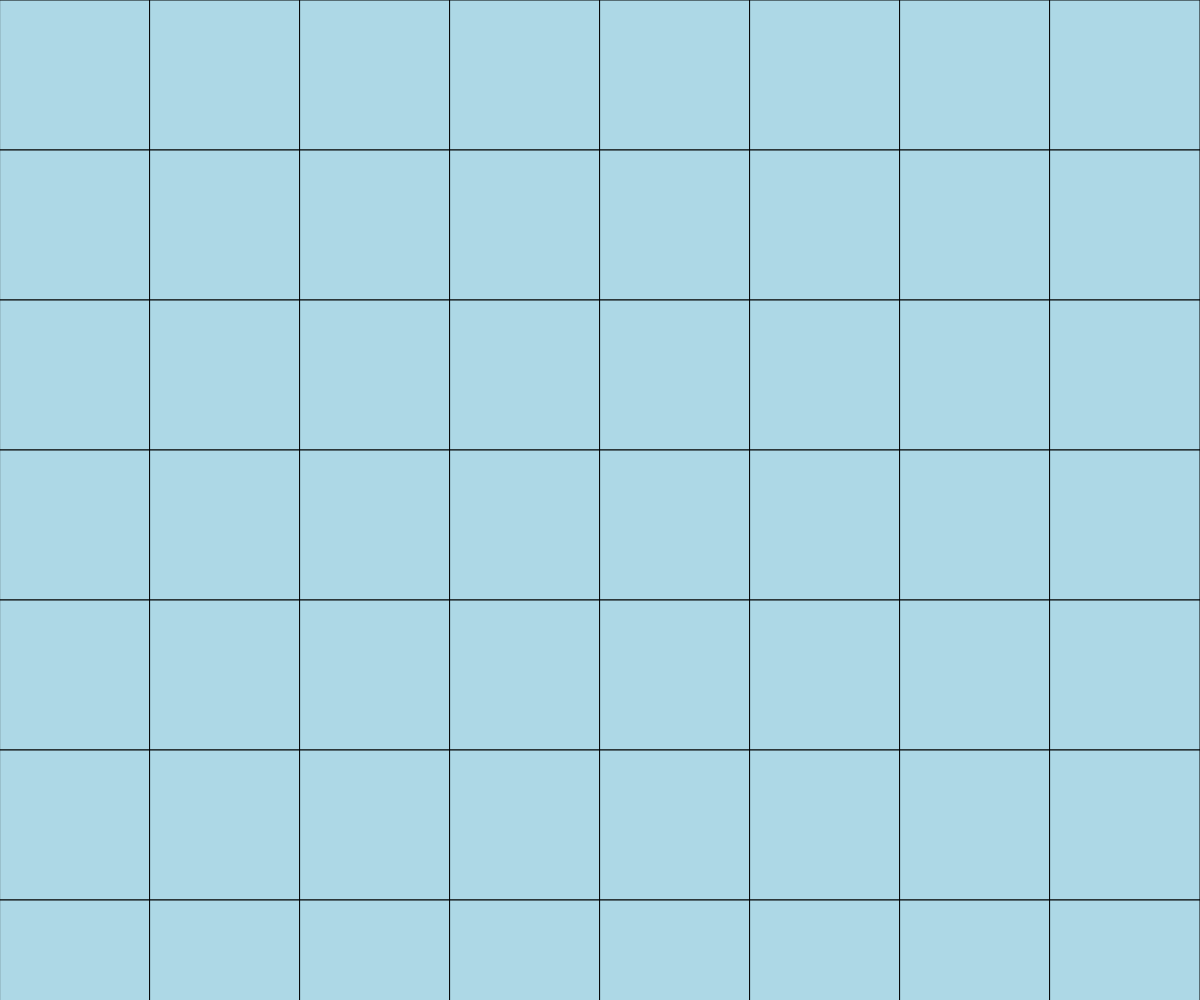
Frame 1 (no input)
Frame 60 (no input): identical to frame 1, image omitted
Frame 120 (the mouse pressed at the canvas centre since frame 60): identical to frame 1, image omitted

The p5.js sketch that drew this single still picture (run headless with seeded random() and noise() and a simulated clock; from frame 60 on, the mouse is pressed at the canvas centre):

// p5.js sketch
// ── sketch.js
//create a program that enables us to customize the number of squares in a grid
//two variables. 1) to choose the number of squares, 2) one that defines the side length based on the window width

function setup() {//runs once
  createCanvas(windowWidth, windowHeight);
  fill('lightblue');
  background ('lightgray');
  strokeWeight(1);
}

function draw() {//runs in a loop
  
  var num = 8;//variable for the number of squares
  var sideLen = windowWidth/num;//variable for the side length of each square
  
  for (var y = 0; y<windowWidth; y=y+sideLen){//loop to create a row of squares in the y direction
  
  for (var x=0; x<windowWidth; x=x+sideLen){//loop to create a row of squares in the x direction
    quad(x,y,
      x+sideLen,y,
      x+sideLen,y+sideLen,
      x,y+sideLen);  
    
  }
  }
  
}

function windowResized (){
  resizeCanvas (windowWidth, windowHeight);
}
